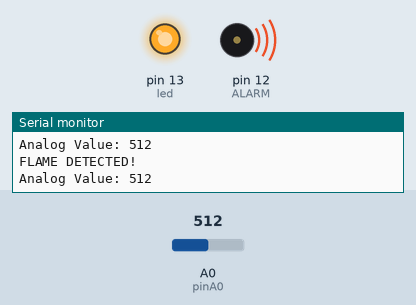
This sketch was run on a simulated Arduino Uno, built with avr-gcc and run on an emulated ATmega328P. Shown: output pins drawn as LEDs (lit = HIGH), buzzer (waves = sounding), the last lines printed to the serial monitor. The test bench sets the inputs (shaded band); at power-on: A0 (pinA0) = 512.

Above: at 1.7 s.
1.8 s: A0 (pinA0) set to 792
At 2.4 s:
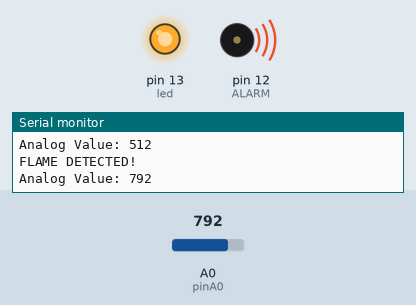
3.3 s: A0 (pinA0) set to 807
At 5.0 s:
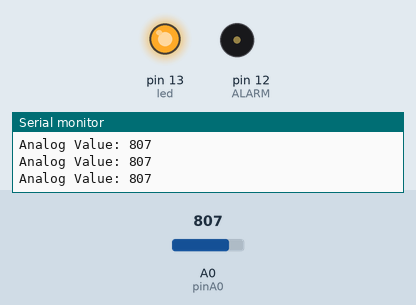
5.4 s: A0 (pinA0) set to 790
At 6.4 s:
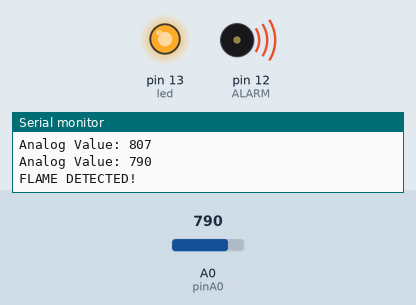
6.9 s: A0 (pinA0) set to 810
At 8.3 s:
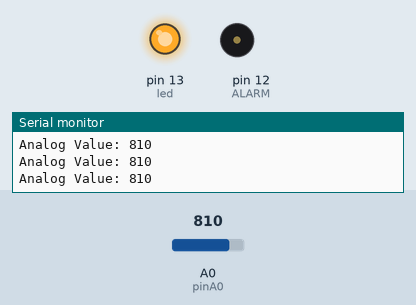
Timing chart, 0 to 9.9 s (numbered marks = the images above; inputs shaded):
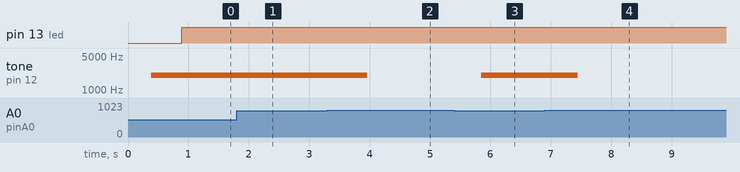

The sketch:

chay_loa.ino
```cpp
int pinA0 = A0;
int pinD0 = 2;
#define ALARM 12
int led =13;

float sinValue=0;
float toneValue=0;

void setup() {
  Serial.begin(9600);
  pinMode(pinA0, INPUT);
  pinMode(pinD0, INPUT);
  pinMode(led, OUTPUT);
  pinMode(ALARM, OUTPUT);
}

void loop() {
  int valA0 = analogRead(pinA0);
  Serial.print("Analog Value: ");
  Serial.println(valA0);
  if (valA0 < 800) {
       for (int x = 0; x < 180; x++)
    {
      sinValue = (sin(x * ( PI / 180 )));
      toneValue =  2000 + (int(sinValue * 1000));
      tone(ALARM, toneValue);
      delay(2);
    }
    delay(500);
    digitalWrite(led,HIGH);
    Serial.println("FLAME DETECTED!");
  }
  else {
    noTone(ALARM);
    Serial.println();
  }
  delay(100);
}
```

Measured:
- the behaviour switches between 799 and 800 on A0 (pinA0) (found by bisection; images 1 and 2)
- after the input at 1.8 s, tone on pin 12 (ALARM): stays 2017 Hz (without the input it goes to 2453 Hz after 1.5 s)
- after the input at 3.3 s, tone on pin 12 (ALARM): 2017 Hz → silent after 0.66 s
- after the input at 5.4 s, tone on pin 12 (ALARM): silent → 2017 Hz after 0.45 s
- after the input at 6.9 s, tone on pin 12 (ALARM): 2017 Hz → silent after 0.54 s
